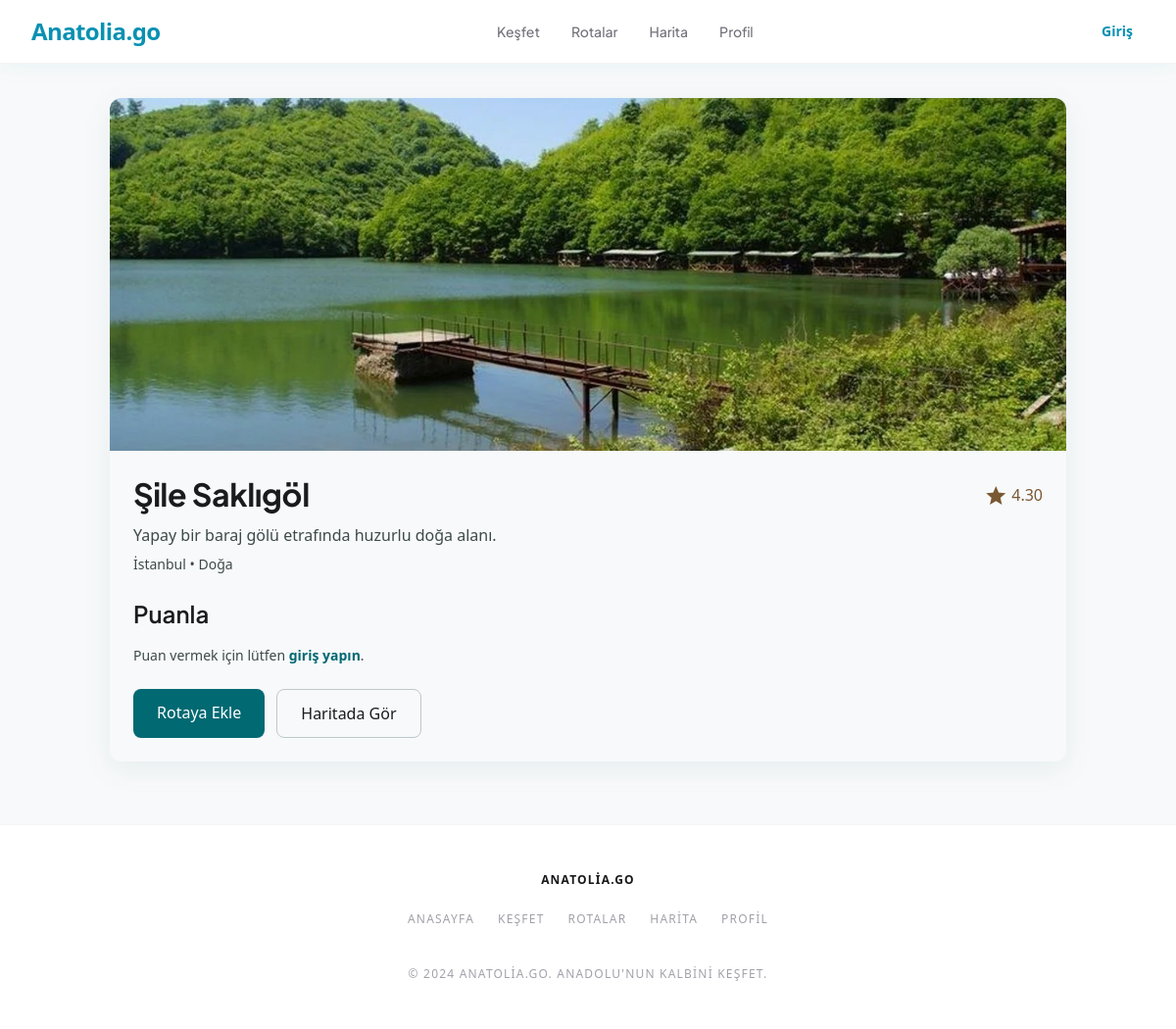
The app's page /location-detail.php?id=2 with its own data.
### tables this page shows
CREATE TABLE locations (
	id INT UNSIGNED NOT NULL AUTO_INCREMENT PRIMARY KEY,
	name VARCHAR(200) NOT NULL,
	category VARCHAR(100) NOT NULL,
	city_id INT UNSIGNED NOT NULL,
	lat DECIMAL(10, 8),
	lng DECIMAL(11, 8),
	description TEXT,
	image VARCHAR(255),
	avg_rating DECIMAL(3,2) DEFAULT NULL,
	created_at TIMESTAMP NOT NULL DEFAULT CURRENT_TIMESTAMP,
	FOREIGN KEY (city_id) REFERENCES cities (id) ON DELETE CASCADE ON UPDATE CASCADE
);

CREATE TABLE cities (
	id INT UNSIGNED NOT NULL AUTO_INCREMENT PRIMARY KEY,
	name VARCHAR(150) NOT NULL,
	plate_code VARCHAR(10) NOT NULL,
	created_at TIMESTAMP NOT NULL DEFAULT CURRENT_TIMESTAMP,
	UNIQUE KEY ux_cities_name (name)
);

### includes/helpers/transform.php (called while the page is built, shortened)
<?php
function normalize_image_url($image)
{
    $image = trim((string) $image);
    return 'uploads/' . $image;
}
?>

### includes/helpers/auth.php (called while the page is built, shortened)
<?php
function current_user_id()
{
    return $_SESSION['user_id'] ?? null;
}
?>

### public/location-detail.php (the view, shortened to what this page needs)
<?php
$location = null;
$imageUrl = null;
$fallbackImage = 'https://images.unsplash.com/photo-1500530855697-b586d89ba3ee?auto=format&fit=crop&w=1200&q=80';
$id = isset($_GET['id']) ? (int) $_GET['id'] : 0;
require_once '../includes/helpers/auth.php';
require_once '../includes/helpers/transform.php';
if ($id > 0) {
    try {
        require_once '../includes/db_connect.php';
        $stmt = $pdo->prepare("SELECT l.id, l.name, l.category, l.description, l.image, l.avg_rating,
                c.name AS city_name
            FROM locations l
            LEFT JOIN cities c ON l.city_id = c.id
            WHERE l.id = :id
            LIMIT 1");
        $stmt->bindValue(':id', $id, PDO::PARAM_INT);
        $stmt->execute();
        $location = $stmt->fetch();
        if ($location) {
            $imageUrl = normalize_image_url($location['image'] ?? null) ?: $fallbackImage;
        }
    } catch (Exception $e) {
        $location = null;
    }
}
include '../includes/header.php';
?>
<main class="max-w-5xl mx-auto px-6 pt-[100px] pb-16">
    <div class="bg-surface rounded-xl overflow-hidden shadow-[0_8px_30px_rgba(0,105,114,0.08)]">
        <?php if ($location): ?>
            <img alt="<?php echo htmlspecialchars($location['name'], ENT_QUOTES, 'UTF-8'); ?>"
                class="w-full h-[360px] object-cover"
                src="<?php echo htmlspecialchars($imageUrl ?? $fallbackImage, ENT_QUOTES, 'UTF-8'); ?>" />
            <div class="p-6">
                <div class="flex items-center justify-between">
                    <h1 class="font-headline-lg text-headline-lg">
                        <?php echo htmlspecialchars($location['name'], ENT_QUOTES, 'UTF-8'); ?>
                    </h1>
                    <div class="flex items-center gap-1 text-tertiary">
                        <span class="material-symbols-outlined" style="font-variation-settings: 'FILL' 1;">star</span>
                        <span
                            id="location-avg-rating"><?php echo htmlspecialchars($location['avg_rating'] ?? '0', ENT_QUOTES, 'UTF-8'); ?></span>
                    </div>
                </div>
                <p class="text-on-surface-variant mt-2">
                    <?php echo htmlspecialchars($location['description'] ?? 'Açıklama bulunamadı.', ENT_QUOTES, 'UTF-8'); ?>
                </p>
                <p class="text-on-surface-variant mt-2 text-sm">
                    <?php echo htmlspecialchars($location['city_name'] ?? 'Bilinmiyor', ENT_QUOTES, 'UTF-8'); ?> •
                    <?php echo htmlspecialchars($location['category'] ?? 'Diğer', ENT_QUOTES, 'UTF-8'); ?>
                </p>
            <?php endif; ?>
            <div class="mt-6">
                <h2 class="font-headline-md text-headline-md mb-4">Puanla</h2>
                <?php if ($isLoggedIn): ?>
                    <form id="rating-form" class="space-y-4">
                        <input type="hidden" name="csrf_token"
                            value="<?php echo htmlspecialchars($csrf_token, ENT_QUOTES); ?>">
                        <input type="hidden" name="location_id" value="<?php echo (int) $location['id']; ?>">
                        <div class="flex gap-3">
                            <div class="flex gap-2 text-3xl">
                                <button
                                    class="material-symbols-outlined text-on-surface-variant cursor-pointer hover:text-tertiary transition-colors"
                                    data-star="1" type="button" style="font-variation-settings: 'FILL' 0;">star</button>
                                <button
                                    class="material-symbols-outlined text-on-surface-variant cursor-pointer hover:text-tertiary transition-colors"
                                    data-star="2" type="button" style="font-variation-settings: 'FILL' 0;">star</button>
                                <button
                                    class="material-symbols-outlined text-on-surface-variant cursor-pointer hover:text-tertiary transition-colors"
                                    data-star="3" type="button" style="font-variation-settings: 'FILL' 0;">star</button>
                                <button
                                    class="material-symbols-outlined text-on-surface-variant cursor-pointer hover:text-tertiary transition-colors"
                                    data-star="4" type="button" style="font-variation-settings: 'FILL' 0;">star</button>
                                <button
                                    class="material-symbols-outlined text-on-surface-variant cursor-pointer hover:text-tertiary transition-colors"
                                    data-star="5" type="button" style="font-variation-settings: 'FILL' 0;">star</button>
                            </div>
                            <input hidden id="rating-input" name="star_count" type="text" value="0" />
                            <span id="rating-text" class="text-sm text-on-surface-variant">Puan seçiniz</span>
                        </div>
                        <button class="bg-tertiary text-white px-6 py-2 rounded-lg font-semibold" type="submit">Puanı
                            Kaydet</button>
                        <p class="text-sm text-error" id="rating-error" role="alert"></p>
                    </form>
                <?php else: ?>
                    <p class="text-on-surface-variant text-sm">Puan vermek için lütfen <a class="text-primary font-semibold"
                            href="auth.php">giriş yapın</a>.</p>
                <?php endif; ?>
            </div>
            <?php if ($location): ?>
                <div class="mt-6 flex gap-3">
                    <a class="bg-primary text-on-primary px-6 py-3 rounded-lg" href="routes.php">Rotaya Ekle</a>
                    <a class="border border-outline-variant px-6 py-3 rounded-lg"
                        href="map.php?location=<?php echo (int) $location['id']; ?>">Haritada Gör</a>
                </div>
            <?php endif; ?>
        </div>
    </div>
</main>
<?php include '../includes/footer.php'; ?>

### includes/header.php (style rules this page uses)
.material-symbols-outlined { font-variation-settings: 'FILL' 0, 'wght' 400, 'GRAD' 0, 'opsz' 24; }

### records on screen
locations: name+image (picture), name "Şile Saklıgöl", avg_rating "4.30", description "Yapay bir baraj gölü etrafında huzurlu doğa alanı.", city.name "İstanbul", category "Doğa"
